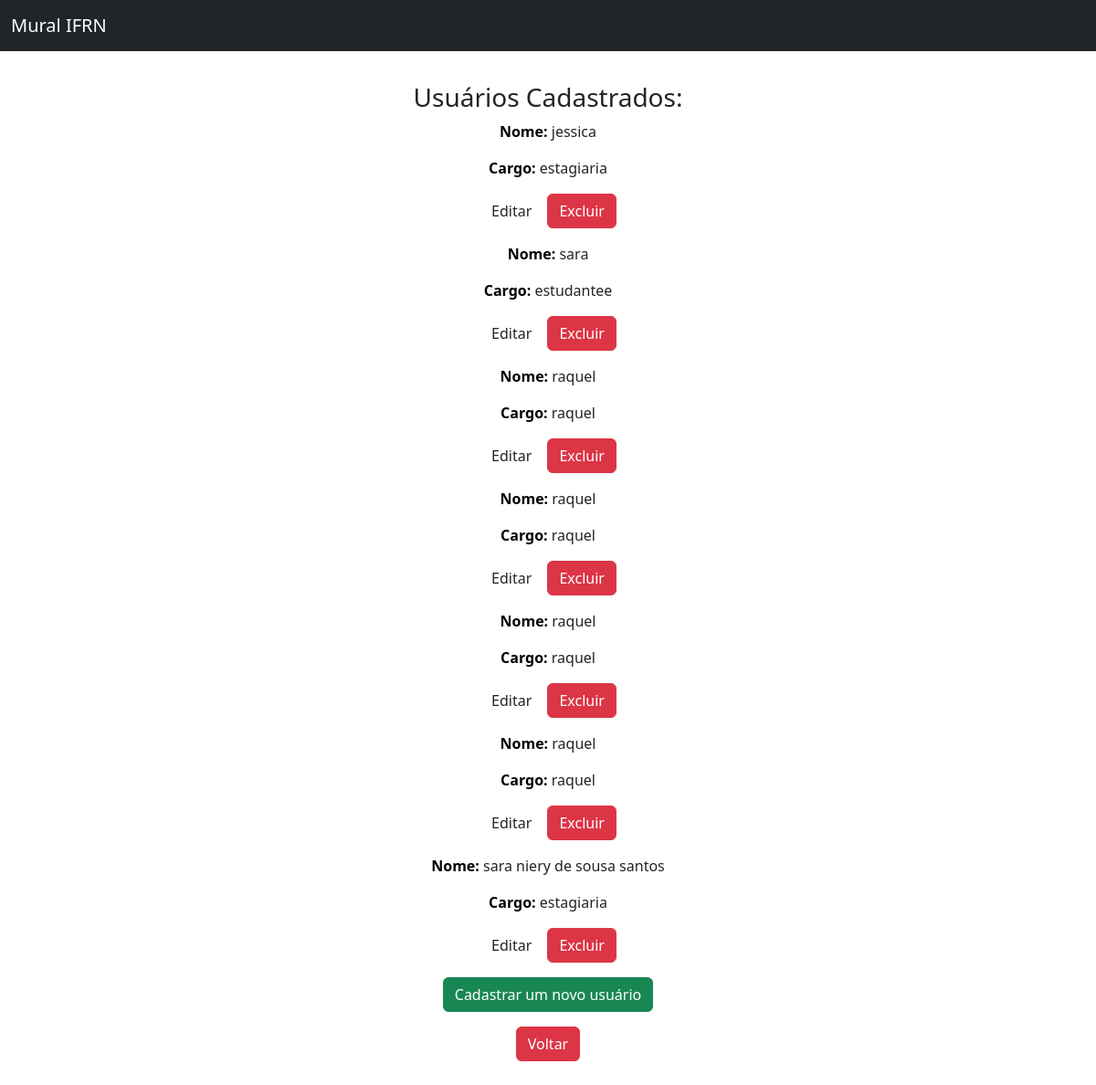
/usuario (signed in), run on an earlier commit of the app's database.
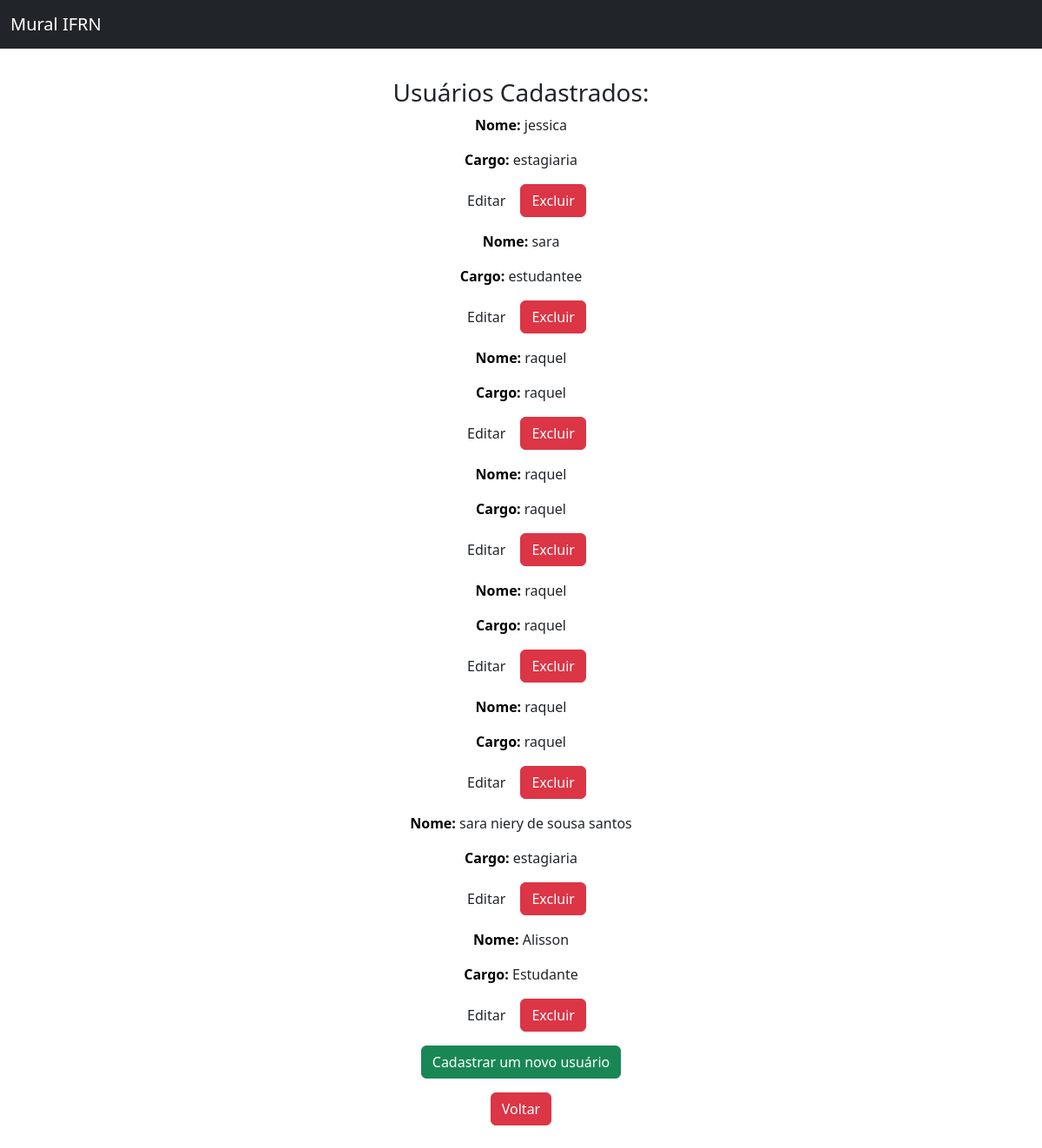
And on a later commit of the database.
### core/models.py (models this page shows)
class Usuario(AbstractUser):
    nome = models.CharField('nome', max_length= 100)
    cargo = models.CharField('cargo', max_length=50)

### core/views.py (the view)
# urls.py: path('usuario',listar_usuario, name='listar_usuario'),
@login_required
@permission_required('core.admin')
def listar_usuario(request):
    usuarios = Usuario.objects.all()
    contexto = {
        'todos_usuarios' : usuarios
    }
    return render(request,'cruds/usuarios.html', contexto)

### templates/cruds/usuarios.html (shortened to what this page needs)
{% load static %}
{% load widget_tweaks %}
<!DOCTYPE html>
<html lang="en">
<head>
    <link rel="stylesheet" type="text/css" href="{% static 'estilo.css' %}" media="screen" />
    <link rel="stylesheet" type="text/css" href="{% static 'forms.css' %}" media="screen" />
    <link href="https://cdn.jsdelivr.net/npm/bootstrap@5.2.2/dist/css/bootstrap.min.css" rel="stylesheet"
>
</head>
<body class="centro">
    <header>
        <header>
            <nav class="navbar navbar-dark bg-dark fixed-top">
                <div class="container-fluid">
                    <a class="navbar-brand" href="{%url 'home' %}">Mural IFRN</a>
            </nav>
        </header>
    </header>
    <h3>Usuários Cadastrados:</h3>
    {% for usuario in todos_usuarios %}
            <p><b>Nome:</b> {{ usuario.nome }} </p>
            <p><b>Cargo:</b> {{ usuario.cargo }}</p>
            <p><a href="{% url 'atualizar_usuario' usuario.id %}" class="btn button button:hover"> Editar </a>
            <a href="{% url 'deletar_usuario' usuario.id %}" type="button" class="btn btn-danger"> Excluir </a></p>
        {% empty %}
            <p><b>AINDA NÃO TEMOS USUÁRIOS CADASTRADOS</b></p>
        {% endfor %}
    <p><a href="{% url 'cadastrar_usuario' %}" class="btn btn-success">Cadastrar um novo usuário</a></p>
    <p><a href="{% url 'perfil' %}" type="button" class="btn btn-danger">Voltar</a></p>
</body>
</html>

What changed in the data, as far as the page shows it:
added Usuario: nome "Alisson", cargo "Estudante"
